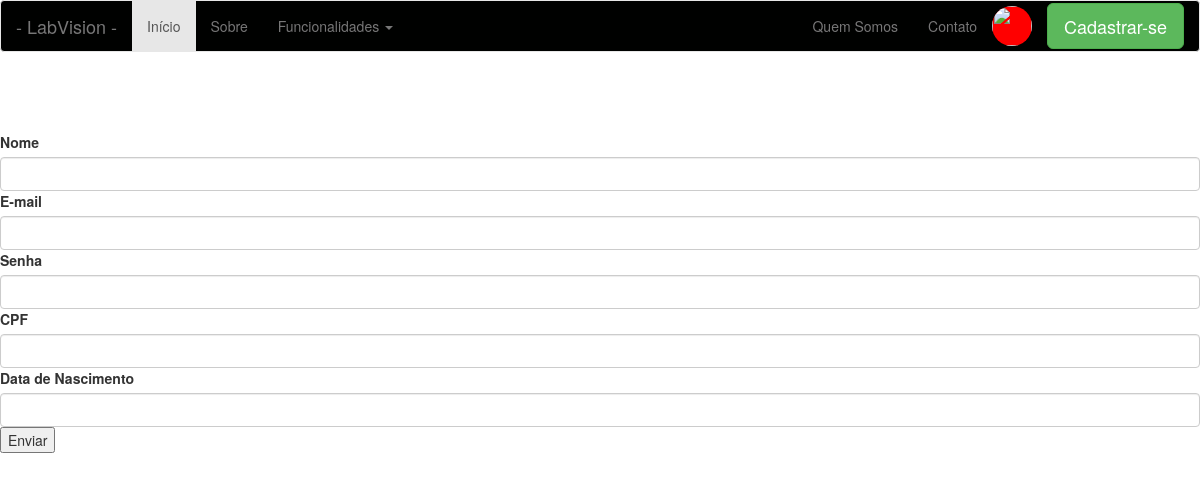
The page /atualizar-usuario/3 on the database as committed earlier.
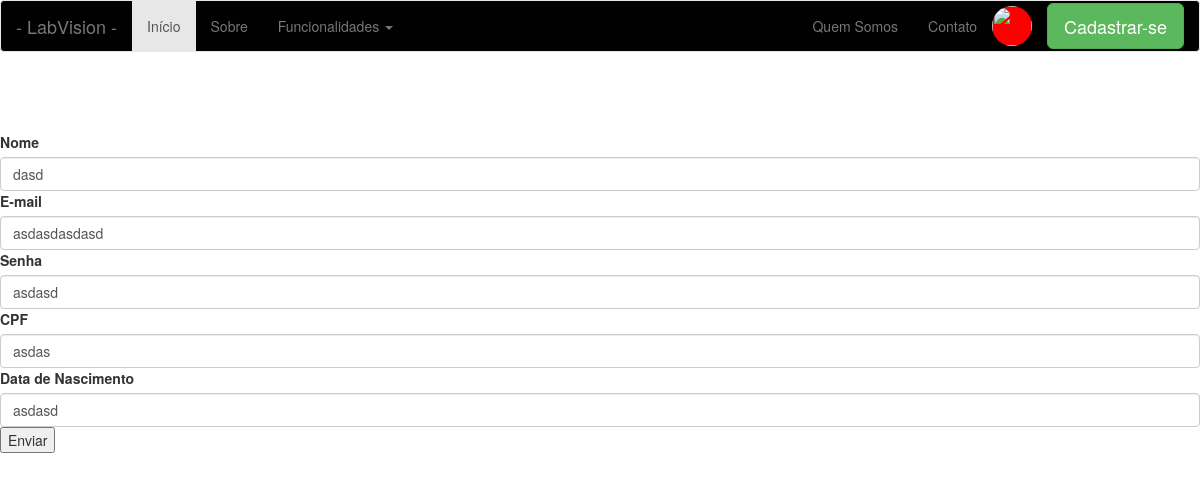
The same page on the database as committed later.
### app/models/tables.py (models this page shows, shortened)
class Pessoa(db.Model):
    __tablename__ = "pessoas"
    id = db.Column(db.Integer, primary_key=True)
    nome = db.Column(db.String(50))

class Usuario(Pessoa, db.Model):
    __tablename__ = "usuarios"
    id = db.Column(db.Integer, primary_key=True)
    email = db.Column(db.String(50))
    senha = db.Column(db.String(20))
    cpf = db.Column(db.String(20))
    dt_nascimento = db.Column(db.String(20))
    status = db.Column(db.Boolean())
    pessoa = db.Column(db.Integer, db.ForeignKey('pessoas.id'))

### app/controllers/default.py (the view, shortened to what this page needs)
@app.route('/atualizar-usuario/<int:id>', methods=['GET', 'POST'])
@app.route('/atualizar-usuario', methods=['POST'])
def atualizar_usuario(id=None):
    if id!=None and request.method=="GET":
        usuario = Usuario.query.filter_by(id=id).first()
        form = CadastrarUsuarioForm()
        return render_template('usuario/atualizar-usuario.html', form=form, usuario=usuario)

### app/models/forms.py
class CadastrarUsuarioForm(FlaskForm):
    nome = StringField("email", validators=[DataRequired()])
    email = StringField("email", validators=[DataRequired()])
    senha = PasswordField("senha", validators=[DataRequired()])
    cpf = StringField("email", validators=[DataRequired()])
    dt_nascimento = StringField("email", validators=[DataRequired()])

### app/templates/usuario/atualizar-usuario.html
{% include 'base/head.html' %}
{% include 'base/nav_bar.html' %}
<div>
      <br><br><br>
      <form action="/atualizar-usuario/{{ usuario.id }}" method="POST">
          <label>Nome</label>
              {{ form.nome(class="form-control", value=usuario.nome) }}
          <label>E-mail</label>
              {{ form.email(class="form-control", value=usuario.email) }}
          <label>Senha</label>
              {{ form.nome(class="form-control", value=usuario.senha) }}
          <label>CPF</label>
              {{ form.cpf(class="form-control", value=usuario.cpf) }}
          <label>Data de Nascimento</label>
              {{ form.dt_nascimento(class="form-control", value=usuario.dt_nascimento) }}
          <input type="submit" value="Enviar">
      </form>
</div>
{% include 'base/footer.html' %}

Rows that differ between the two databases and show on the page:
added Pessoa: nome "dasd"
added Usuario: email "asdasdasdasd", cpf "asdas", dt_nascimento "asdasd"
Other text that changed with them:
form field nome: (not shown) → "asdasd"
